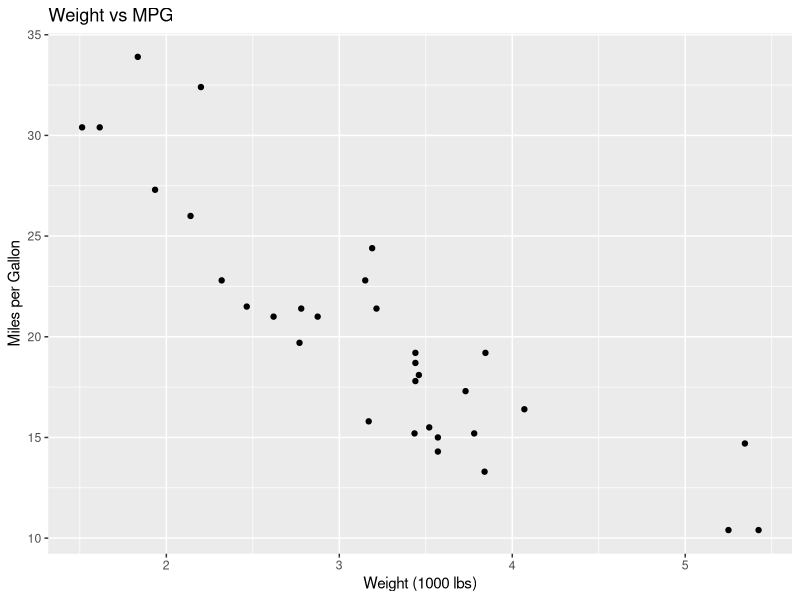
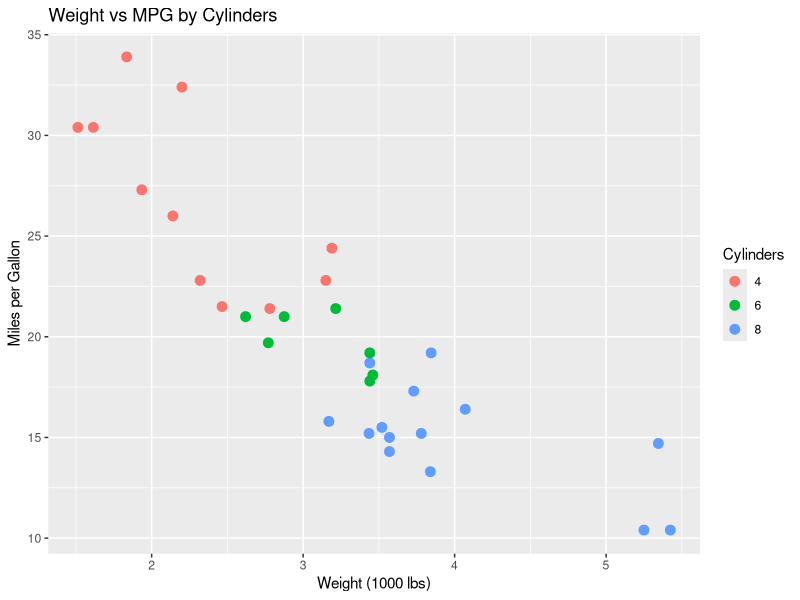
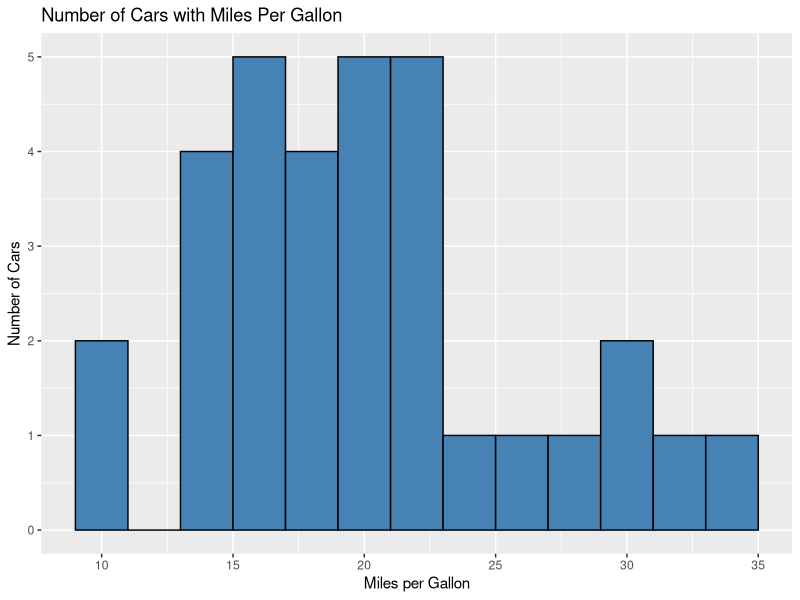
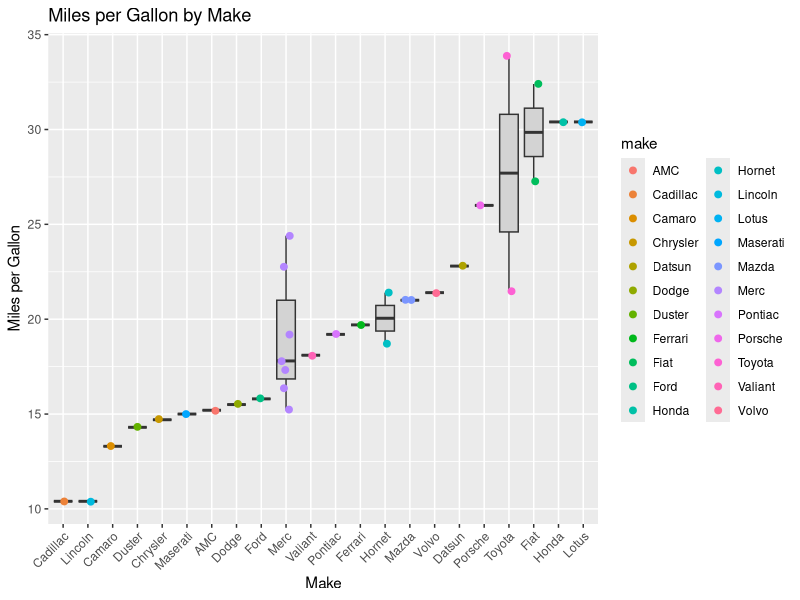

R code for these plots, in order:
## ---- chunk 1
library(here)
library(tidyverse)
## ---- chunk 2
mtcars_df <- read.csv(here("data/mtcars.csv"))
head(mtcars_df)
## ---- chunk 3
ggplot(mtcars_df, aes(x = wt, y = mpg)) +
  geom_point() +
  labs(title = "Weight vs MPG",
       x = "Weight (1000 lbs)",
       y = "Miles per Gallon")
## ---- chunk 4
ggplot(mtcars_df, aes(x = wt, y = mpg, color = factor(cyl))) +
  geom_point(size = 3) +
  labs(title = "Weight vs MPG by Cylinders",
       x = "Weight (1000 lbs)",
       y = "Miles per Gallon",
       color = "Cylinders")
## ---- chunk 5
ggplot(mtcars_df, aes(x = mpg)) +
  geom_histogram(binwidth = 2, fill = "steelblue", color = "black") +
  labs(title = "Number of Cars with Miles Per Gallon",
       x = "Miles per Gallon",
       y = "Number of Cars")
## ---- chunk 6
mtcars_df <- mtcars_df %>%
  separate(make_model, into = c("make", "model"), sep = " ", extra = "merge")

head(mtcars_df)
## ---- chunk 7
ggplot(mtcars_df, aes(x = reorder(make, mpg, FUN = median), y = mpg)) +
  geom_boxplot(outlier.shape = NA, fill = "lightgray") +   # boxplot
  geom_jitter(width = 0.2, aes(color = make), size = 2) +  # jittered points
  labs(title = "Miles per Gallon by Make",
       x = "Make",
       y = "Miles per Gallon") +
  theme(axis.text.x = element_text(angle = 45, hjust = 1)) # rotate labels
